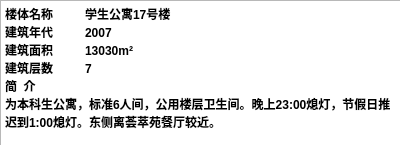
<?xml version="1.0" encoding="UTF-8"?>
<ui version="4.0">
 <class>a17shiqihao</class>
 <widget class="QDialog" name="a17shiqihao">
  <property name="geometry">
   <rect>
    <x>0</x>
    <y>0</y>
    <width>400</width>
    <height>145</height>
   </rect>
  </property>
  <property name="windowTitle">
   <string>Dialog</string>
  </property>
  <widget class="QTextBrowser" name="textBrowser">
   <property name="geometry">
    <rect>
     <x>0</x>
     <y>0</y>
     <width>401</width>
     <height>151</height>
    </rect>
   </property>
   <property name="html">
    <string>&lt;!DOCTYPE HTML PUBLIC &quot;-//W3C//DTD HTML 4.0//EN&quot; &quot;http://www.w3.org/TR/REC-html40/strict.dtd&quot;&gt;
&lt;html&gt;&lt;head&gt;&lt;meta name=&quot;qrichtext&quot; content=&quot;1&quot; /&gt;&lt;style type=&quot;text/css&quot;&gt;
p, li { white-space: pre-wrap; }
&lt;/style&gt;&lt;/head&gt;&lt;body style=&quot; font-family:'SimSun'; font-size:9pt; font-weight:400; font-style:normal;&quot;&gt;
&lt;p style=&quot; margin-top:0px; margin-bottom:0px; margin-left:0px; margin-right:0px; -qt-block-indent:0; text-indent:0px;&quot;&gt;&lt;span style=&quot; font-weight:600;&quot;&gt;楼体名称	学生公寓17号楼	&lt;/span&gt;&lt;/p&gt;
&lt;p style=&quot; margin-top:0px; margin-bottom:0px; margin-left:0px; margin-right:0px; -qt-block-indent:0; text-indent:0px;&quot;&gt;&lt;span style=&quot; font-weight:600;&quot;&gt;建筑年代	2007&lt;/span&gt;&lt;/p&gt;
&lt;p style=&quot; margin-top:0px; margin-bottom:0px; margin-left:0px; margin-right:0px; -qt-block-indent:0; text-indent:0px;&quot;&gt;&lt;span style=&quot; font-weight:600;&quot;&gt;建筑面积	13030m²	&lt;/span&gt;&lt;/p&gt;
&lt;p style=&quot; margin-top:0px; margin-bottom:0px; margin-left:0px; margin-right:0px; -qt-block-indent:0; text-indent:0px;&quot;&gt;&lt;span style=&quot; font-weight:600;&quot;&gt;建筑层数	7&lt;/span&gt;&lt;/p&gt;
&lt;p style=&quot; margin-top:0px; margin-bottom:0px; margin-left:0px; margin-right:0px; -qt-block-indent:0; text-indent:0px;&quot;&gt;&lt;span style=&quot; font-weight:600;&quot;&gt;简  介	&lt;/span&gt;&lt;/p&gt;
&lt;p style=&quot; margin-top:0px; margin-bottom:0px; margin-left:0px; margin-right:0px; -qt-block-indent:0; text-indent:0px;&quot;&gt;&lt;span style=&quot; font-weight:600;&quot;&gt;为本科生公寓，标准6人间，公用楼层卫生间。晚上23:00熄灯，节假日推迟到1:00熄灯。东侧离荟萃苑餐厅较近。&lt;/span&gt;&lt;/p&gt;&lt;/body&gt;&lt;/html&gt;</string>
   </property>
  </widget>
 </widget>
 <resources/>
 <connections/>
</ui>
